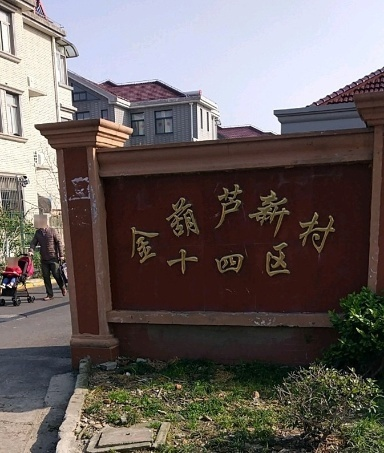
#> input picture mica-ai-core/mica-ai-classify/src/test/resources/clarity/sharp.jpg, 384 x 453 px
$ python -i probe_model_identity.py   (imports and definitions only)
#> lines starting #> are read from the running program, lines starting #| are printed output that depends on the picture
#!/usr/bin/env python3
"""rembg U2Net 族模型的「身份 / 行为」对照探针（只读校验，不参与构建）。

用途：核验 rembg release 里的 u2netp.onnx 到底是不是 u2net_human_seg 的权重。

背景：rembg 官方 release 的 `u2netp.onnx` 只有 4.36MB，而 U-2-Net 官方仓库的 u2netp
权重是 4.7MB（u2netp.pth）；同时 HuggingFace 上被明确命名为 U-2-Net-Human-Seg 的
onnx 与本机 u2netp.onnx 逐字节相同（sha256 一致）。因此需要行为旁证。

判据：
  1. 人像图 → human_seg 变体应给出干净的人体轮廓
  2. 非人像图（如静物 / 风景）→ human_seg 变体应「找不出人」，整体激活面积显著更小；
     通用显著性（u2net）则应稳定圈出主体
  3. 若两个模型对同一输入给出几乎相同的掩码 → 行为上也同源

⚠️ 需要 numpy / onnxruntime / Pillow，属于一次性核对工具。
   与 AGENTS.md §6.2 无关：本脚本不参与构建，也不是「模型自检入口」——
   模型的唯一自检入口是 mica-ai-matting 的集成测试
   （`./mvnc.sh -pl mica-ai-core/mica-ai-matting test`）。

用法：
    python probe_model_identity.py <modelA.onnx> [modelB.onnx] <image1> [image2] ...
"""
import sys

import numpy as np
import onnxruntime as ort

MEAN = np.array([0.485, 0.456, 0.406], np.float32)
STD = np.array([0.229, 0.224, 0.225], np.float32)
SIZE = 320


def load_rgb(path):
    """优先 Pillow；退化为 OpenCV。返回 RGB uint8 (320, 320, 3)。"""
    try:
        from PIL import Image
        return np.asarray(
            Image.open(path).convert("RGB").resize((SIZE, SIZE), Image.BILINEAR),
            dtype=np.uint8)
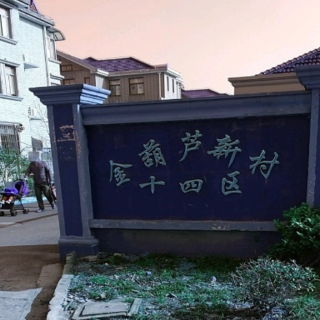
#> returned value: shape (320, 320, 3); mean of channels 0, 1, 2 106.1, 97.4, 95.4; drawn as B, G, R
    except ImportError:
        import cv2
        bgr = cv2.imread(path)
        bgr = cv2.resize(bgr, (SIZE, SIZE), interpolation=cv2.INTER_LINEAR)
        return cv2.cvtColor(bgr, cv2.COLOR_BGR2RGB)


# [70 lines left out: functions preprocess, predict, describe, _verdict_sigmoid, compare, main, not called in this run]


# [2 lines not run here, left out]

>>> result = load_rgb('../../../mica-ai-core/mica-ai-classify/src/test/resources/clarity/sharp.jpg')
